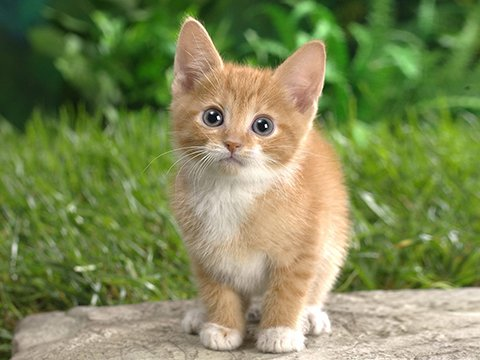
#> input picture cpv/img1.jpg, 480 x 360 px
$ jupyter execute ws5.ipynb
#> lines starting #> are read from the running program, lines starting #| are printed output that depends on the picture
#> further down, image1 is the input picture: shape (360, 480, 3); mean B, G, R 85.6, 136, 125.7
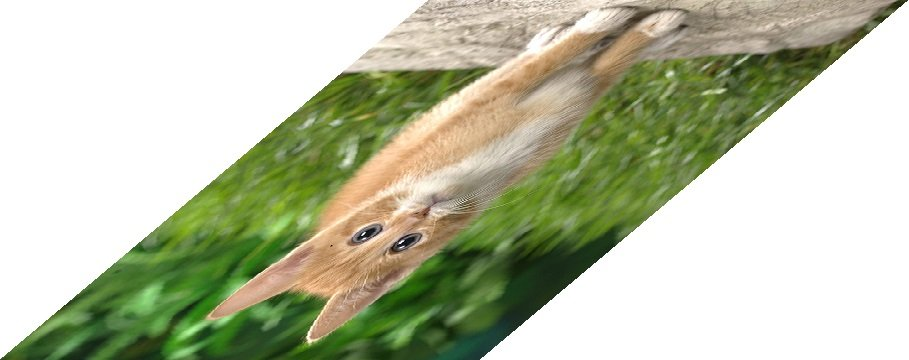
#> input picture cpv/img2.jpg, 909 x 360 px
#> further down, image2 is the input picture: shape (360, 909, 3); mean B, G, R 165.5, 192.1, 186.7
[cell 1]
import numpy as np
import cv2

[cell 2]
import tkinter as tk
import pyautogui

class MouseActionApp:
    def __init__(self, master):
        self.master = master
        master.title("Mouse Action App")

        self.button1 = tk.Button(master, text="Click", command=self.mouse_click)
        self.button1.pack()

        self.button2 = tk.Button(master, text="Double Click", command=self.mouse_double_click)
        self.button2.pack()

        self.button3 = tk.Button(master, text="Right Click", command=self.mouse_right_click)
        self.button3.pack()

        self.button4 = tk.Button(master, text="Move to (300, 300)", command=self.mouse_move)
        self.button4.pack()

    def mouse_click(self):
        pyautogui.click()

    def mouse_double_click(self):
        pyautogui.doubleClick()

    def mouse_right_click(self):
        pyautogui.rightClick()

    def mouse_move(self):
        pyautogui.moveTo(300, 300)

root = tk.Tk()
app = MouseActionApp(root)
root.mainloop()

#### RANSAC algorithm

[cell 3]
def align_images(image1, image2):
    # Convert the images to grayscale
    gray1 = cv2.cvtColor(image1, cv2.COLOR_BGR2GRAY)
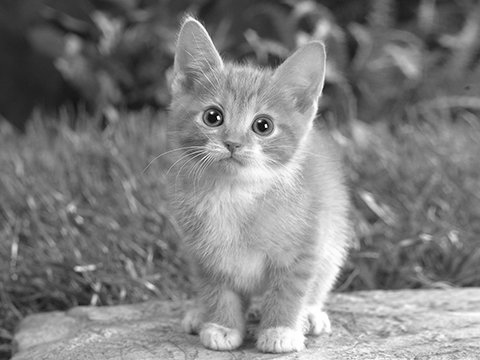
#> gray1: shape (360, 480); min 0, max 255, mean 127.2
    gray2 = cv2.cvtColor(image2, cv2.COLOR_BGR2GRAY)
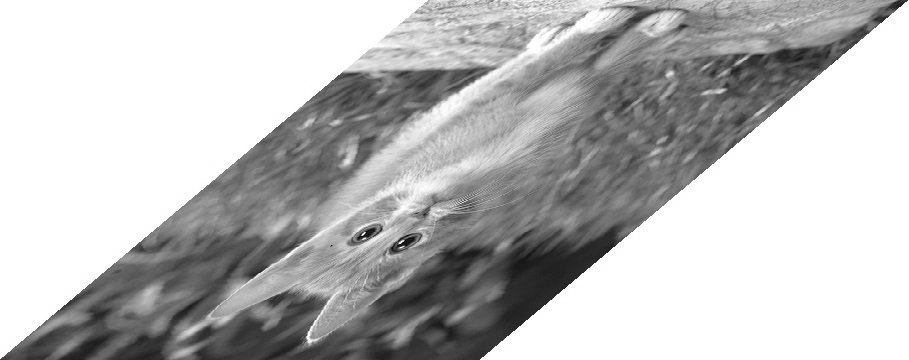
#> gray2: shape (360, 909); min 1, max 255, mean 187.4

    # Detect keypoints and extract local invariant descriptors from the images
    orb = cv2.ORB_create()
    keypoints1, descriptors1 = orb.detectAndCompute(gray1, None)
#> keypoints1 = 500 keypoints; strongest (x, y, size): (265, 126, 31), (217, 117, 31), (268, 126, 31), (217, 116, 37.2)
    keypoints2, descriptors2 = orb.detectAndCompute(gray2, None)
#> keypoints2 = 500 keypoints; strongest (x, y, size): (362, 234, 31), (402, 241, 31), (364, 238, 31), (399, 243, 31)

    # Match features between the two images using a brute force matcher
    bf = cv2.BFMatcher(cv2.NORM_HAMMING, crossCheck=True)
    matches = bf.match(descriptors1, descriptors2)
#> matches = 155 matches

    # Convert the keypoints to numpy arrays
    points1 = np.float32([keypoints1[m.queryIdx].pt for m in matches]).reshape(-1, 1, 2)
#> points1 = 155 rows, first 8: [403, 328], [332, 284], [348, 248], [338, 278], [200, 121], [318, 118], [81, 273], [336, 277]
    points2 = np.float32([keypoints2[m.trainIdx].pt for m in matches]).reshape(-1, 1, 2)
#> points2 = 155 rows, first 8: [435.5, 209.4], [368.4, 236.4], [428, 207], [368, 236], [328.8, 297.6], [362.9, 233.3], [553.2, 37.2], [743, 54.72]

    # Run RANSAC to estimate the homography matrix
    H, _ = cv2.findHomography(points1, points2, cv2.RANSAC)
#> H = [[10.62, 9.78, 931.7], [2.38, -7.9, 2992.6], [0.0483, -0.00499, 1]]

    # Warp image 1 to align with image 2
    aligned_image = cv2.warpPerspective(image1, H, (image1.shape[1], image1.shape[0]))
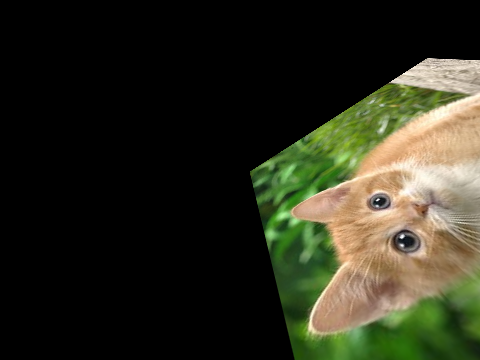
#> aligned_image: shape (360, 480, 3); mean B, G, R 29.1, 44.4, 43.8

    return aligned_image


# Load the two images to be aligned
image1 = cv2.imread("img1.jpg")
image2 = cv2.imread("img2.jpg")

# Align the two images using RANSAC
aligned_image = align_images(image1, image2)

# Display the aligned image
cv2.imshow("Aligned Image", aligned_image)
cv2.waitKey(0)
cv2.destroyAllWindows()
